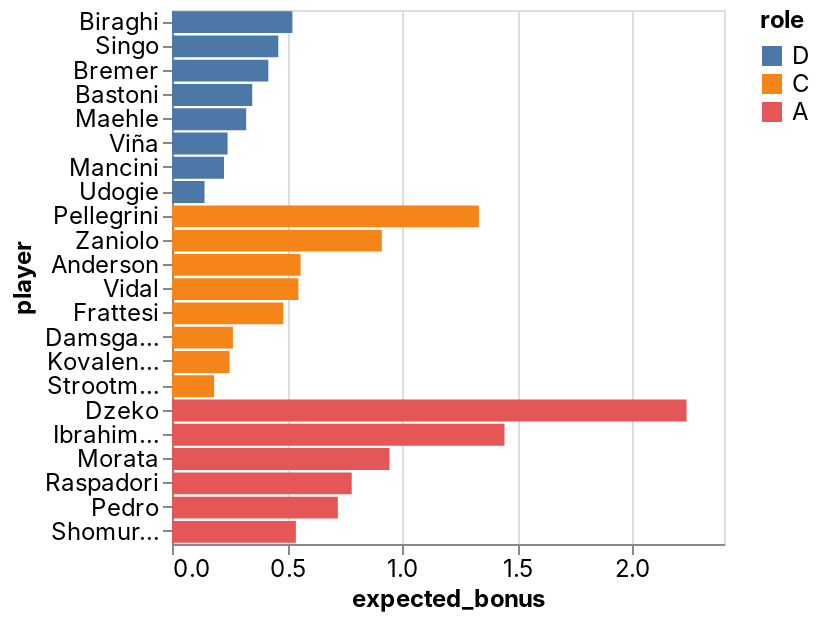

The cell this chart's notebook holds for it:
### Code cell
_deepnote_run_altair(fanta_team, """{"$schema":"https://vega.github.io/schema/vega-lite/v4.json","mark":{"type":"bar","tooltip":{"content":"data"}},"height":220,"autosize":{"type":"fit"},"data":{"name":"placeholder"},"encoding":{"x":{"field":"expected_bonus","type":"quantitative","sort":null,"scale":{"type":"linear","zero":false}},"y":{"field":"player","type":"nominal","sort":null,"scale":{"type":"linear","zero":true}},"color":{"field":"role","type":"nominal","sort":null,"scale":{"type":"linear","zero":false}}}}""")

### Figure 1 — Vega-Lite specification as saved in the notebook (floating-point values rounded to 4 significant figures)
{"config": {"view": {"continuousWidth": 400, "continuousHeight": 300}, "area": {"fill": "#51C0E9"}, "axis": {"labelFont": "Inter, sans-serif", "labelFontSize": 12, "labelFontWeight": "normal", "labelLimit": 60, "labelOverlap": "greedy", "titleFont": "Inter, sans-serif", "titleFontSize": 12, "titleFontWeight": "bold"}, "background": "#ffffff", "legend": {"labelFont": "Inter, sans-serif", "labelFontSize": 12, "titleFont": "Inter, sans-serif", "titleFontSize": 12, "titleFontWeight": "bold"}, "line": {"stroke": "#51C0E9", "strokeWidth": 2}, "rect": {"fill": "#51C0E9"}, "title": {"anchor": "start", "color": "#000000", "font": "Inter, sans-serif", "fontSize": 22, "fontWeight": "normal"}}, "data": {"name": "data-71b63fd9f9c48bf75f3db46441d12830"}, "mark": {"type": "bar", "tooltip": {"content": "data"}}, "autosize": {"type": "fit"}, "encoding": {"color": {"type": "nominal", "field": "role", "scale": {"type": "linear", "zero": false}, "sort": null}, "x": {"type": "quantitative", "field": "expected_bonus", "scale": {"type": "linear", "zero": false}, "sort": null}, "y": {"type": "nominal", "field": "player", "scale": {"type": "linear", "zero": true}, "sort": null}}, "height": 300, "width": "container", "$schema": "https://vega.github.io/schema/vega-lite/v4.json", "datasets": {"data-71b63fd9f9c48bf75f3db46441d12830": [{"role": "D", "player": "Biraghi", "home_team": "Cagliari", "away_team": "Fiorentina", "expected_bonus": 0.5234}, {"role": "D", "player": "Singo", "home_team": "Torino", "away_team": "Sassuolo", "expected_bonus": 0.4622}, {"role": "D", "player": "Bremer", "home_team": "Torino", "away_team": "Sassuolo", "expected_bonus": 0.4188}, {"role": "D", "player": "Bastoni", "home_team": "Spezia", "away_team": "Sampdoria", "expected_bonus": 0.3488}, {"role": "D", "player": "Maehle", "home_team": "Lazio", "away_team": "Atalanta", "expected_bonus": 0.3227}, {"role": "D", "player": "Viña", "home_team": "Empoli", "away_team": "Roma", "expected_bonus": 0.2417}, {"role": "D", "player": "Mancini", "home_team": "Empoli", "away_team": "Roma", "expected_bonus": 0.2262}, {"role": "D", "player": "Udogie", "home_team": "Genoa", "away_team": "Udinese", "expected_bonus": 0.1414}, {"role": "C", "player": "Pellegrini", "home_team": "Empoli", "away_team": "Roma", "expected_bonus": 1.334}, {"role": "C", "player": "Zaniolo", "home_team": "Empoli", "away_team": "Roma", "expected_bonus": 0.9121}, {"role": "C", "player": "Anderson", "home_team": "Lazio", "away_team": "Atalanta", "expected_bonus": 0.559}, {"role": "C", "player": "Vidal", "home_team": "Inter", "away_team": "Venezia", "expected_bonus": 0.5495}, {"role": "C", "player": "Frattesi", "home_team": "Torino", "away_team": "Sassuolo", "expected_bonus": 0.4838}, {"role": "C", "player": "Damsgaard", "home_team": "Spezia", "away_team": "Sampdoria", "expected_bonus": 0.2648}, {"role": "C", "player": "Kovalenko", "home_team": "Spezia", "away_team": "Sampdoria", "expected_bonus": 0.2503}, {"role": "C", "player": "Strootman", "home_team": "Cagliari", "away_team": "Fiorentina", "expected_bonus": 0.183}, {"role": "A", "player": "Dzeko", "home_team": "Inter", "away_team": "Venezia", "expected_bonus": 2.237}, {"role": "A", "player": "Ibrahimovic", "home_team": "AC Milan", "away_team": "Juventus", "expected_bonus": 1.446}, {"role": "A", "player": "Morata", "home_team": "AC Milan", "away_team": "Juventus", "expected_bonus": 0.9457}, {"role": "A", "player": "Raspadori", "home_team": "Torino", "away_team": "Sassuolo", "expected_bonus": 0.7814}, {"role": "A", "player": "Pedro", "home_team": "Lazio", "away_team": "Atalanta", "expected_bonus": 0.721}, {"role": "A", "player": "Shomurodov", "home_team": "Empoli", "away_team": "Roma", "expected_bonus": 0.5386}]}}
